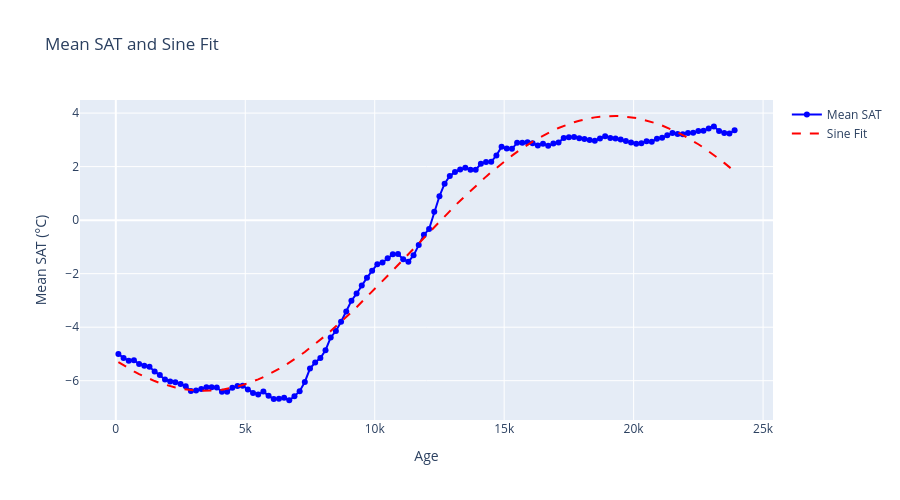

Here is the notebook cell this chart was saved with:
### Markdown cell above
# Calculate mean sat and fit it with a sin function

### Code cell
import plotly.graph_objects as go
import numpy as np
from scipy.optimize import curve_fit
import xarray as xr
import pandas as pd

# Calculate the spatial mean of SAT across latitude and longitude
sat_mean = ds_sat['sat'].mean(dim=['lat', 'lon']).values
age = ds_sat['age'].values

# Define sine fitting function
def sin_func(x, A, omega, phase, offset):
    return A * np.sin(omega * x + phase) + offset

# Initial guess for the parameters
initial_guess = [np.std(sat_mean), 2 * np.pi / np.ptp(age), 0, np.mean(sat_mean)]

# Fit sine curve to the data
params, _ = curve_fit(sin_func, age, sat_mean, p0=initial_guess)

# Generate fitted values
sat_fit = sin_func(age, *params)

# Plot using Plotly
fig = go.Figure()

fig.add_trace(go.Scatter(x=age, y=sat_mean,
                         mode='lines+markers',
                         name='Mean SAT',
                         line=dict(color='blue')))

fig.add_trace(go.Scatter(x=age, y=sat_fit,
                         mode='lines',
                         name='Sine Fit',
                         line=dict(color='red', dash='dash')))

fig.update_layout(
    title='Mean SAT and Sine Fit',
    xaxis_title='Age',
    yaxis_title='Mean SAT (°C)',
    width=900,
    height=500
)

fig.show()

# Combine results into a DataFrame
df_fit = pd.DataFrame({'age': age, 'sat_fit': sat_fit})
